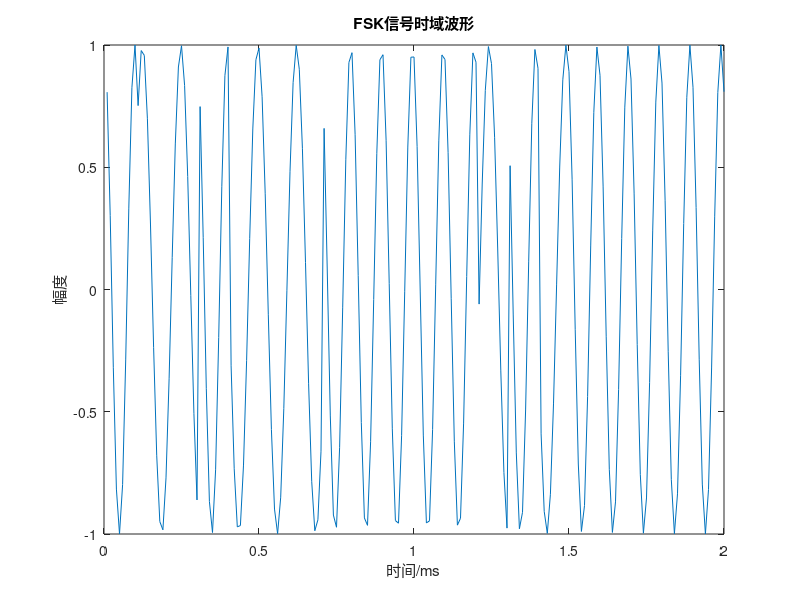
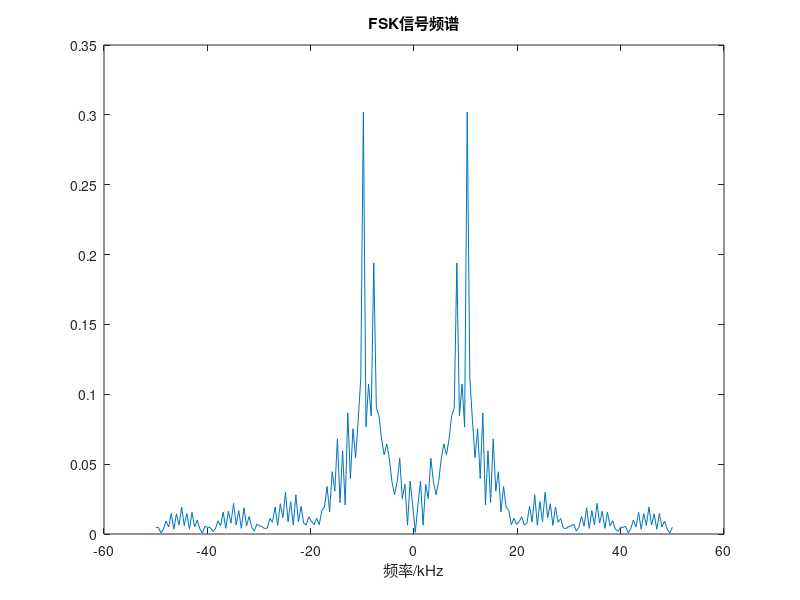
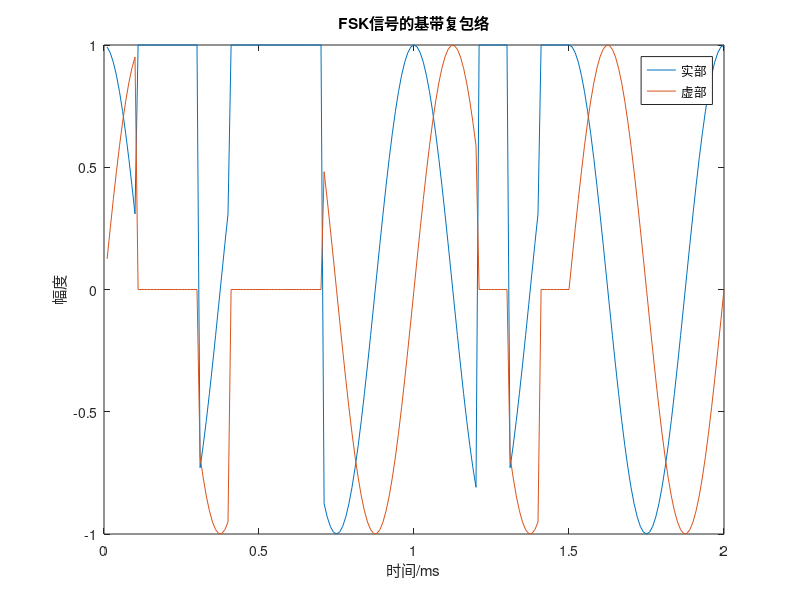

Source code (MATLAB) for these figures, in order:
clc;
clear;
close all;

%%
fs=100000; % 采样率
T=0.0001; % 脉宽
num_d=20; % 码元数
f1=8050; % 频率1
f2=10050; % 频率2

%%
s_d=randn(num_d,1)>0; % 随机数字序列
s=zeros(1,fs*T*num_d);
s0=zeros(1,fs*T); % 用于生成s
for ii=1:num_d
    s((ii-1)*fs*T+1:ii*fs*T)=s0+s_d(ii);
end

t=1/fs:1/fs:T*num_d; % 时间序列
y=cos(2*pi*f1.*t+2*pi*(f2-f1).*t.*s); % 生成信号

% 时域波形
figure(1);
plot(t*1000,y);
xlabel('时间/ms');
ylabel('幅度');
title('FSK信号时域波形');

%% 频谱
figure(2);
n=length(y);
r=fft(y)/n;r=fftshift(r);
f=linspace(-fs/2,fs/2,n);

plot(f/1000,abs(r));
xlabel('频率/kHz');
title('FSK信号频谱');

%% 基带复包络
figure(3);
u=exp(i*2*pi*(f2-f1).*t.*s);
plot(t*1000,real(u));
hold on;
plot(t*1000,imag(u));
legend('实部','虚部');
title('FSK信号的基带复包络');
xlabel('时间/ms');
ylabel('幅度');